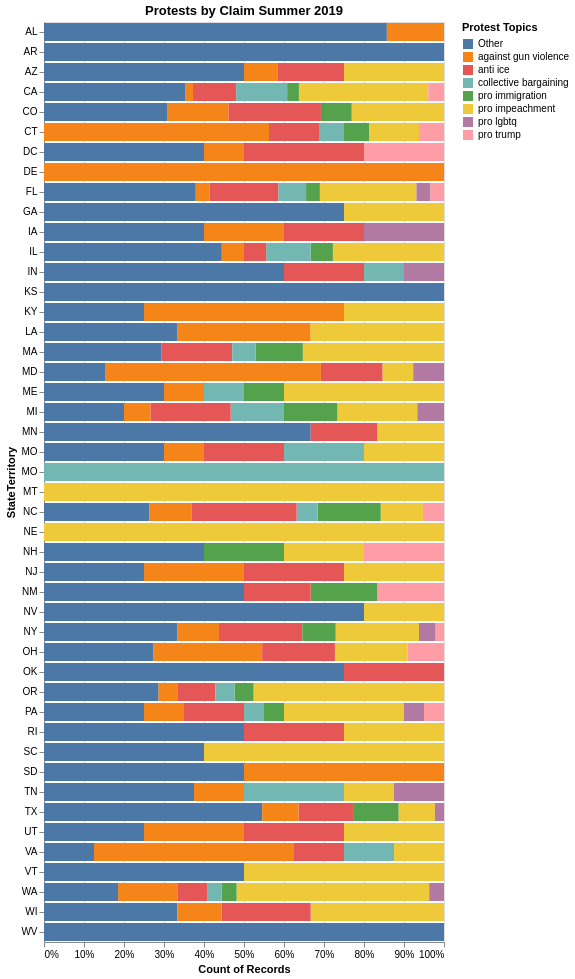

Write the Vega-Lite specification saved for this chart.
### Vega-Lite specification from a JSON file in a GitHub repository (floating-point values rounded to 4 significant figures; data arrays with more than 128 entries replaced by an {"elided": "..."} marker saying what was removed)
{"config": {"view": {"continuousWidth": 400, "continuousHeight": 300}}, "data": {"name": "data-508cca5f0727d6479accf09a23742c12"}, "mark": "bar", "encoding": {"color": {"type": "nominal", "field": "BroaderClaim", "legend": {"title": "Protest Topics"}}, "tooltip": [{"type": "nominal", "field": "StateTerritory"}, {"type": "nominal", "field": "BroaderClaim"}, {"type": "quantitative", "aggregate": "count", "field": "*"}], "x": {"type": "quantitative", "aggregate": "count", "field": "*", "stack": "normalize"}, "y": {"type": "nominal", "field": "StateTerritory"}}, "title": "Protests by Claim Summer 2019", "$schema": "https://vega.github.io/schema/vega-lite/v4.8.1.json", "datasets": {"data-508cca5f0727d6479accf09a23742c12": {"elided": "582 records"}}}
